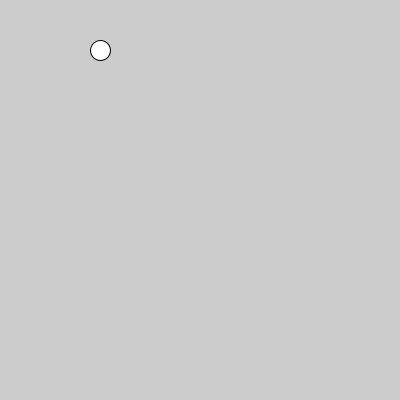
Frame 1 (no input)
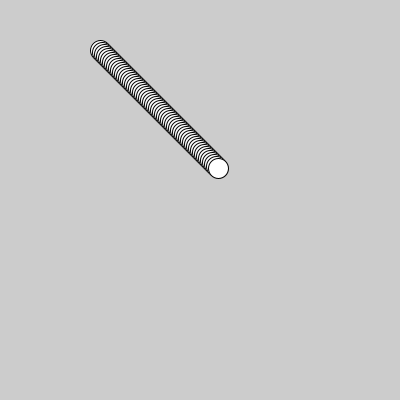
Frame 60 (the mouse pressed at the canvas centre just before this capture)
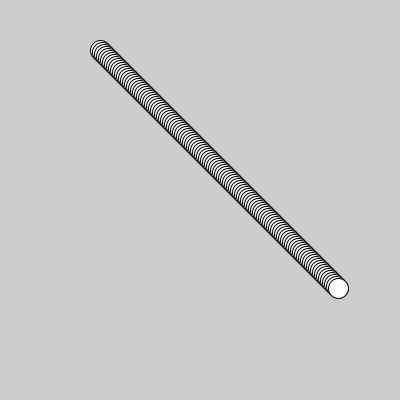
Frame 120 (the mouse held since frame 60 and released just before this capture)

The Processing sketch that drew these frames (run headless with seeded random() and noise(); from frame 60 on, the mouse is pressed at the canvas centre):

// Processing sketch: processing_174421
// ── processing_174421.pde

void setup(){
size(400,400);
}
int ballx= 100;
int bally=50;
int speed=2;
void draw(){
drawBall();
bounceBall();
}

void drawBall(){
ellipse(ballx,bally,20,20);
ballx=ballx+speed;
bally=bally+speed;
}

void bounceBall(){
if(ballx>=width || ballx<50 || ballx>=height){
speed=speed*-1;
}
}
